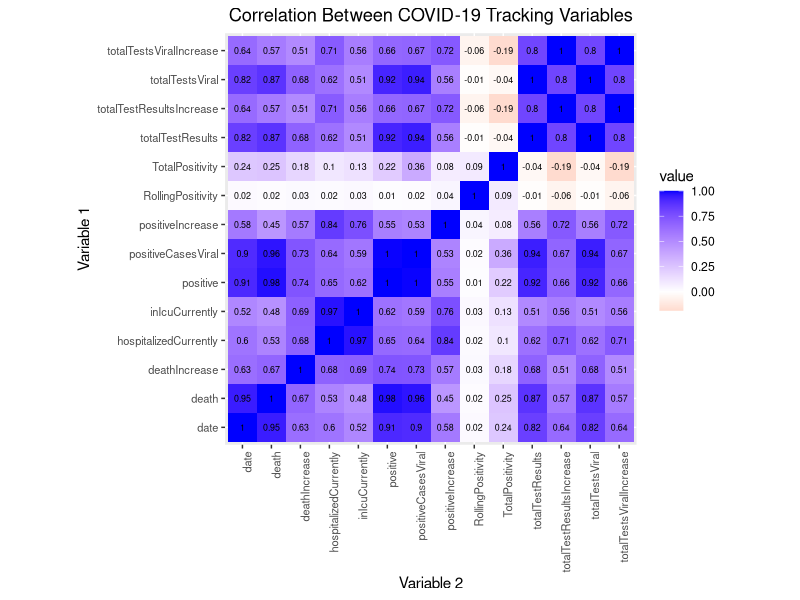
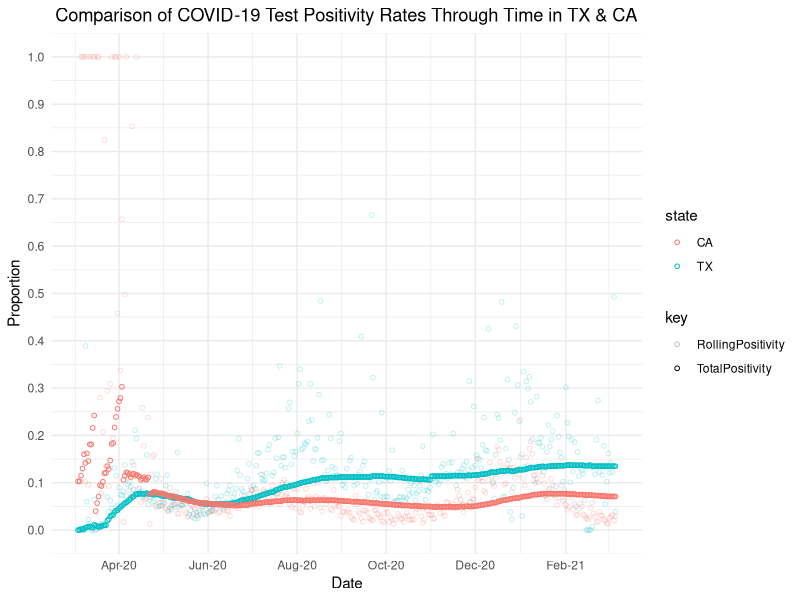
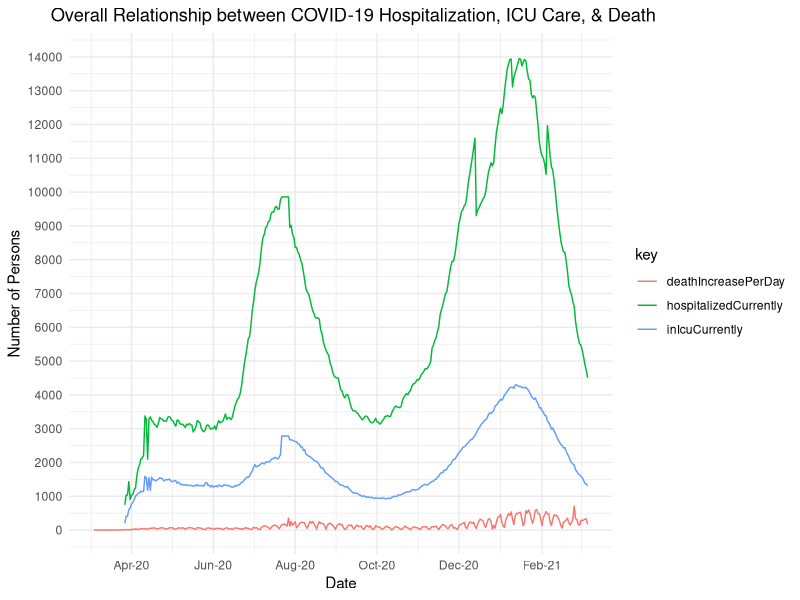
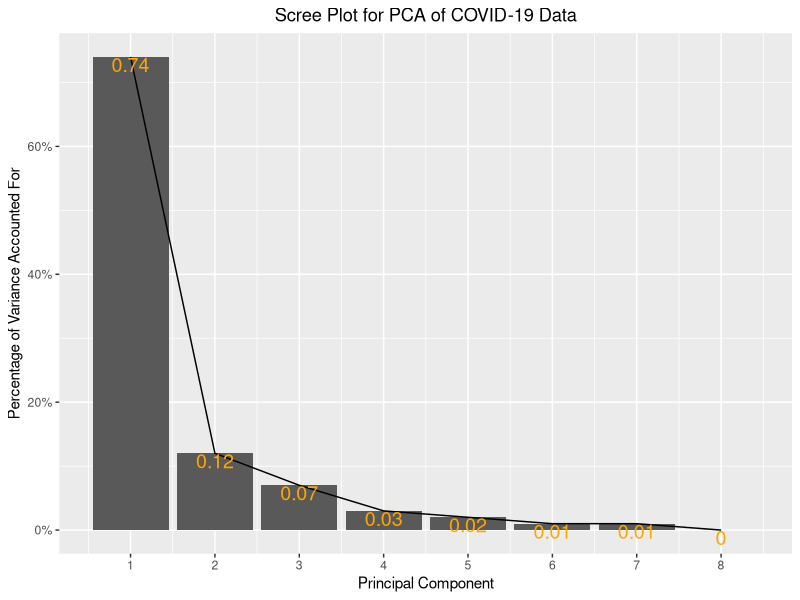
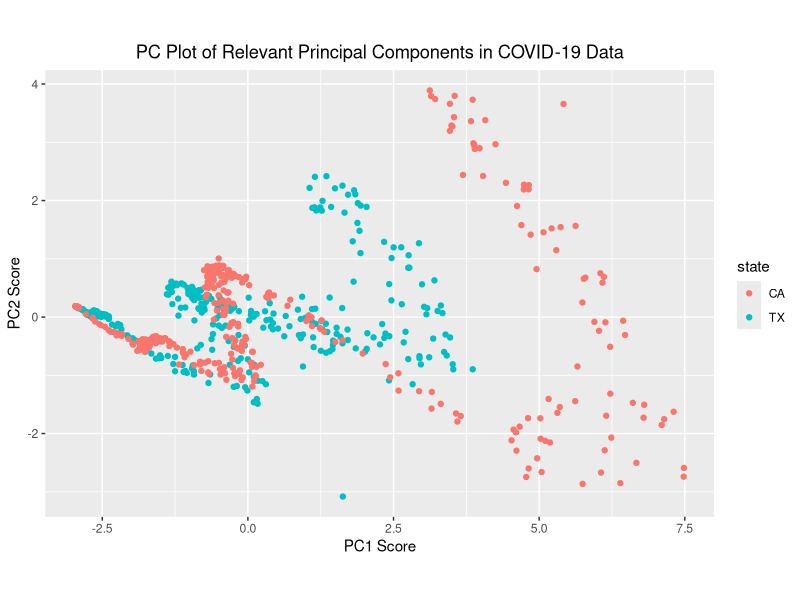
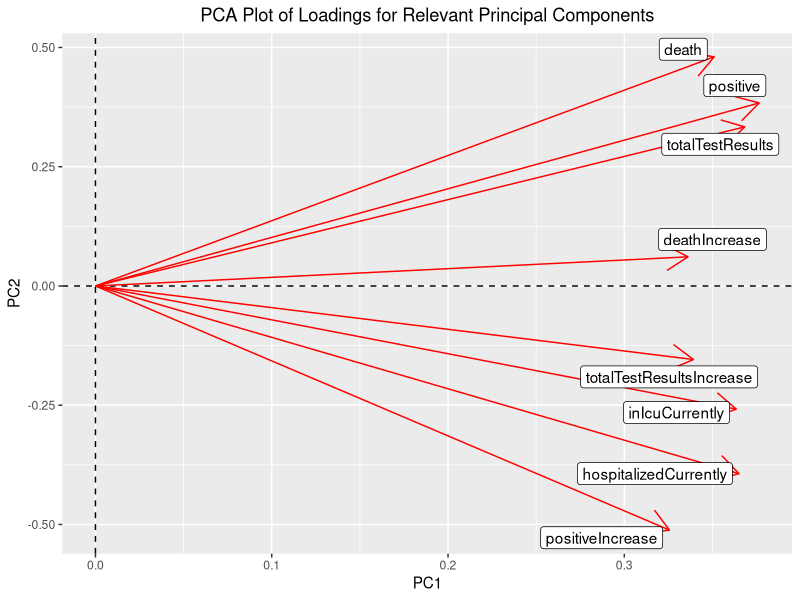

Write the R code that produced these figures, in order.
## ---- chunk 1
knitr::opts_chunk$set(echo = TRUE, eval = TRUE, fig.align = "center", warning = F, message = F,
tidy=TRUE, tidy.opts=list(width.cutoff=60), R.options=list(max.print=100))
## ---- chunk 2
library(lubridate)
library(tidyverse)
library(dplyr)
TXHis <- read.csv("texas-history.csv")
CAHis<-read.csv("california-history.csv")
tx20<-TXHis[-c(370),]
ca20<-CAHis
covdata<-full_join(tx20, ca20)
## ---- chunk 3
covdata$date<-as.Date(covdata$date)
covdata<-covdata %>% select(-deathConfirmed,-deathProbable,-hospitalized,-hospitalizedCumulative,-hospitalizedIncrease,-inIcuCumulative,-negative,-negativeIncrease, -negativeTestsAntibody,-negativeTestsPeopleAntibody,-negativeTestsViral,-onVentilatorCumulative,-onVentilatorCurrently,-positiveScore,-positiveTestsPeopleAntibody,-positiveTestsPeopleAntigen, -totalTestEncountersViral,-totalTestEncountersViralIncrease,-totalTestsPeopleAntibody,-totalTestsPeopleAntigen,-totalTestsPeopleViral,-totalTestsPeopleViralIncrease)%>% mutate(TotalPositivity=positive/totalTestResults, RollingPositivity=ifelse(is.infinite(positiveIncrease/totalTestResultsIncrease),0,positiveIncrease/totalTestResultsIncrease))
covdata%>% arrange(desc(date)) %>% summarise_if(is.numeric,list(Mean=mean,SD=sd,Variance=var,Max=max,N=n_distinct),na.rm=T)%>%pivot_longer(contains("_"))%>% separate(name, into = c("Variable", "Stat"),sep="_")%>%pivot_wider(names_from="Variable",values_from="value")%>%mutate_if(is.numeric,round,3)
covdata%>%select(-positiveTestsAntibody,-positiveTestsAntigen,-positiveTestsViral,-recovered,-totalTestsAntibody,-totalTestsAntigen)%>%  mutate(date=as.Date(date))%>%filter(date>"2020-06-07")%>%group_by(state)%>%summarise_if(is.numeric,list(Mean=mean,SD=sd,Variance=var,Max=max,N=n_distinct,Median=median),na.rm=T)%>% pivot_longer(contains("_"))%>% separate(name, into = c("Variable", "Stat"),sep="_")%>%pivot_wider(names_from="Variable",values_from="value")%>%mutate_if(is.numeric,round,3)
## ---- chunk 4
cov<-covdata%>%select(-state,-positiveTestsAntibody,-positiveTestsAntigen,-positiveTestsViral,-recovered,-totalTestsAntibody,-totalTestsAntigen)%>%mutate(date=as.numeric(date))%>%cor(use="pair")
cov
## ---- chunk 5
cov %>% as.data.frame %>% rownames_to_column%>%pivot_longer(-1)%>%ggplot(aes(rowname,name,fill=value))+  geom_tile()+  scale_fill_gradient2(low="red",high="blue")+  geom_text(aes(label=round(value,2)),color = "black", size = 2.25)+ xlab("")+ylab("")+theme(axis.text.x = element_text(size=8,angle = 90, hjust=1), axis.text.y = element_text(size=8))+  coord_fixed()+ggtitle("Correlation Between COVID-19 Tracking Variables")+theme(plot.title = element_text(hjust = 0.5))+xlab("Variable 2")+ylab("Variable 1")
## ---- chunk 6
statcov<-covdata%>%select(-positiveTestsAntibody,-positiveTestsAntigen,-positiveTestsViral,-recovered,-totalTestsAntibody,-totalTestsAntigen)%>%mutate_if(is.numeric,round,3)
statcov$date<-as.Date(statcov$date,format = "%m/%d/%Y")
statcov %>%
    gather(key,value, RollingPositivity, TotalPositivity) %>%
    ggplot(aes(x=date, y=value, alpha=key,color=state)) +
    geom_point(size=1.25,shape=1)+scale_alpha_discrete(range = c(0.25, 1))+scale_y_continuous(limits = c(0,1),breaks  =  seq(0,1,.1))+scale_x_date(date_breaks = "2 months", date_labels = "%b-%y")+theme_minimal()+ggtitle("Comparison of COVID-19 Test Positivity Rates Through Time in TX & CA")+theme(plot.title = element_text(hjust = 0.45))+xlab("Date")+ylab("Proportion")
## ---- chunk 7
statcov %>% mutate(deathIncreasePerDay=deathIncrease)%>%
    gather(key,value, deathIncreasePerDay, hospitalizedCurrently,inIcuCurrently) %>%
    ggplot(aes(x=date, y=value, color=key)) +
    geom_line(stat = "summary",fun=mean)+scale_y_continuous(limits = c(0,14000),breaks  =  seq(0,14000,1000))+scale_x_date(date_breaks = "2 months", date_labels = "%b-%y")+theme_minimal()+ggtitle("Overall Relationship between COVID-19 Hospitalization, ICU Care, & Death")+ylab("Number of Persons")+xlab("Date")+theme(plot.title = element_text(hjust = 0.3))
## ---- chunk 8
vistatcov<-statcov%>%select(-TotalPositivity,-RollingPositivity,-positiveCasesViral,-totalTestsViral, -totalTestsViralIncrease)
vistatcov[is.na(vistatcov)] = 0
cov_num<-vistatcov %>% select_if(is.numeric,na.rm=T) %>% scale
rownames(cov_num)<-vistatcov$date
cov_pca<-princomp(cov_num)
## ---- chunk 9
eigval<-cov_pca$sdev^2
varprop=round(eigval/sum(eigval), 2)
ggplot() + geom_bar(aes(y=varprop, x=1:8), stat="identity") + xlab("") + geom_path(aes(y=varprop,x=1:8))+geom_text(aes(x=1:8, y=varprop, label=round(varprop, 2)), vjust=1, col="orange", size=5)+ scale_y_continuous(breaks=seq(0, .6, .2), labels =scales::percent)+scale_x_continuous(breaks=1:10)+ggtitle("Scree Plot for PCA of COVID-19 Data")+theme(plot.title = element_text(hjust = 0.5))+xlab("Principal Component")+ylab("Percentage of Variance Accounted For")
eigval
## ---- chunk 10

covplot<-statcov %>% select_if(is.numeric,na.rm=T)
statcov%>%mutate(PC1=cov_pca$scores[, 1], PC2=cov_pca$scores[, 2]) %>%
ggplot(aes(PC1, PC2, color=state)) + geom_point() + coord_fixed()+ggtitle("PC Plot of Relevant Principal Components in COVID-19 Data")+theme(plot.title = element_text(hjust = 0.5))+xlab("PC1 Score")+ylab("PC2 Score")

library(ggrepel)
cov_pca$loadings[1:8, 1:2] %>% as.data.frame %>% rownames_to_column %>%
ggplot() + geom_hline(aes(yintercept=0), lty=2) +
geom_vline(aes(xintercept=0), lty=2) + ylab("PC2") + xlab("PC1") +
geom_segment(aes(x=0, y=0, xend=Comp.1, yend=Comp.2), arrow=arrow(), col="red") +
geom_label_repel(aes(x=Comp.1, y=Comp.2, label=rowname))+ggtitle("PCA Plot of Loadings for Relevant Principal Components")+theme(plot.title = element_text(hjust = 0.5))
## ---- chunk 11
cov_pca$loadings
summary(cov_pca, loadings=T)
